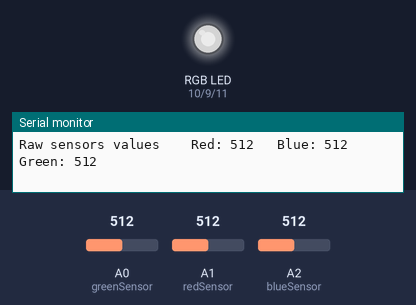
Recording of a sketch running on a simulated Arduino Uno, built with avr-gcc and run on an emulated ATmega328P. Parts: an RGB LED mixed from three pins (HIGH = lit), the last lines printed to the serial monitor. The test bench sets the inputs (shaded band); at power-on: A0 (greenSensor) = 512, A1 (redSensor) = 512, A2 (blueSensor) = 512. Dim RGB values are drawn brighter than linear.

Above: at 1.3 s.
1.4 s: A0 (greenSensor) set to 716
At 3.0 s:
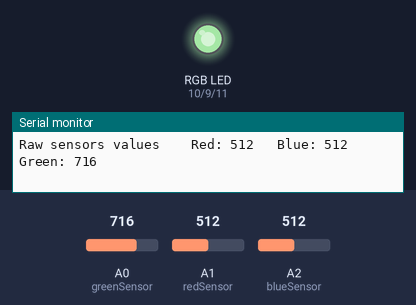
3.5 s: A1 (redSensor) set to 716
At 4.5 s:
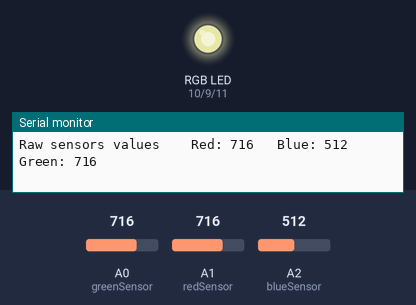
5.6 s: A2 (blueSensor) set to 716
At 7.2 s:
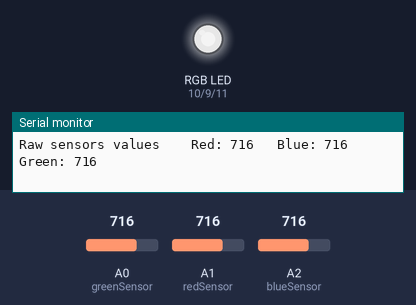
7.6 s: A0 (greenSensor) set to 900
At 8.7 s:
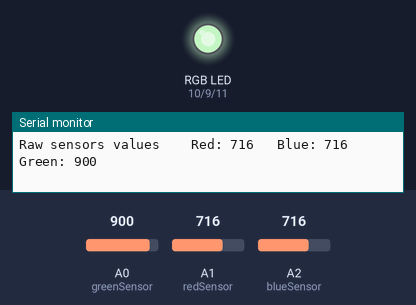
9.7 s: A1 (redSensor) set to 900
At 11.4 s:
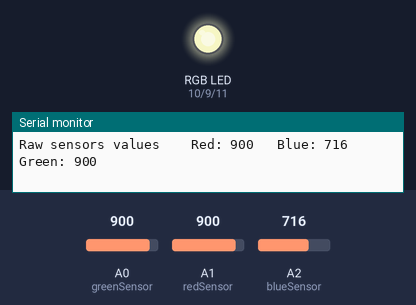
11.8 s: A2 (blueSensor) set to 900
At 12.9 s:
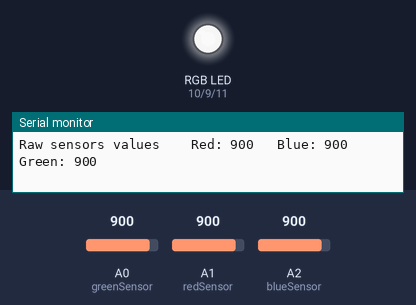
Timing chart, 0 to 14.8 s (numbered marks = the images above; inputs shaded):
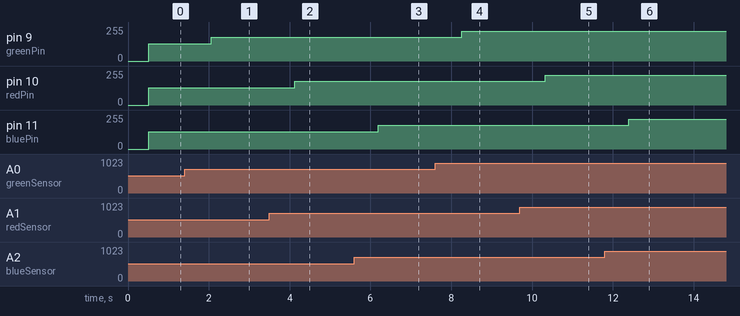

Measured:
- after the input at 1.4 s, pin 9 (greenPin): 128/255 → 179/255 after 0.67 s
- after the input at 3.5 s, pin 10 (redPin): 128/255 → 179/255 after 0.63 s
- after the input at 5.6 s, pin 11 (bluePin): 128/255 → 179/255 after 0.60 s
- after the input at 7.6 s, pin 9 (greenPin): 179/255 → 225/255 after 0.66 s
- after the input at 9.7 s, pin 10 (redPin): 179/255 → 225/255 after 0.62 s
- after the input at 11.8 s, pin 11 (bluePin): 179/255 → 225/255 after 0.59 s

The sketch:

PWM_script.ino
```cpp
const int greenPin = 9;
const int bluePin = 11;
const int redPin = 10;

const int blueSensor = A2;
const int greenSensor = A0;
const int redSensor = A1;

int redVal = 0;
int blueVal = 0;
int greenVal = 0;

int redSensorVal = 0;
int blueSensorVal = 0;
int greenSensorVal = 0;

void setup() {
  // put your setup code here, to run once:
  Serial.begin(9600);

  pinMode(greenPin,OUTPUT);
  pinMode(bluePin,OUTPUT);
  pinMode(redPin,OUTPUT);

}

void loop() {
  // put your main code here, to run repeatedly:
  //analog sensor needs a millisecond or so to read
  redSensorVal = analogRead(redSensor);
  delay(5);
  blueSensorVal = analogRead(blueSensor);
  delay(5);
  greenSensorVal = analogRead(greenSensor);
  delay(5);
  Serial.print("Raw sensors values \t Red: ");
  Serial.print(redSensorVal);
  Serial.print("\t Blue: ");
  Serial.print(blueSensorVal);
  Serial.print("\t Green: ");
  //print with new line character
  Serial.println(greenSensorVal);
  //wait 2 sec so see what is going on
  delay(500);
  //sensor in values are between 0 and 1023 - so 1024 values in total
  //the PWM values can be between 0 and 255, 255 will be HIGH all the time, 0 will be LOW all the time
  //and 127 will be on HIGH half the time and LOW the other half
  //need to convert the sensor input values from 1024 to 256 - therefore divide by 4
  redVal = redSensorVal / 4.0;
  blueVal = blueSensorVal / 4.0;
  greenVal = greenSensorVal / 4.0;
  analogWrite(redPin,redVal);
  analogWrite(bluePin,blueVal);
  analogWrite(greenPin,greenVal);
}
```
